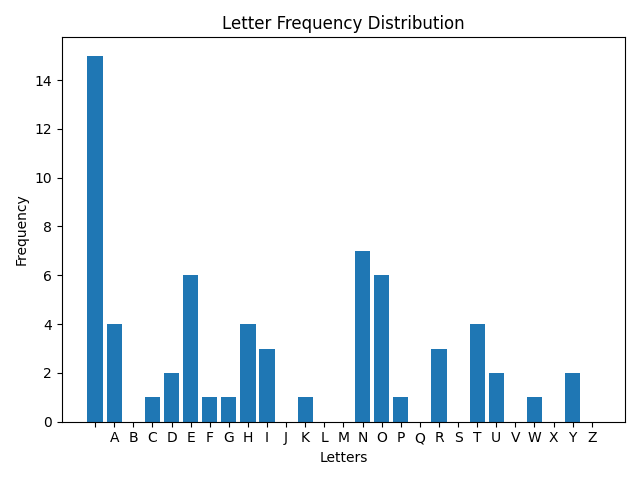

Reproduce this figure in Python.
import matplotlib.pyplot as plt
# These are the letters we are interested in for frequency analysis
# Including white space
# white space is the most frequent letter in the english alphabet!!!!!
LETTERS = ' ABCDEFGHIJKLMNOPQRSTUVWXYZ'
# THE  method to do frequency nalysis : we just count the couccurence
# Function to perform frequency analysis
def frequency_analysis(text):
    text = text.upper() 
    # dictionary (o with 0 frequency)
     # analyse text
     # # Convert all text to uppercase
    letter_frequencies = {}  # Initialize the frequency dictionary

    # Set frequency of all letters to 0
    for letter in LETTERS:
        letter_frequencies[letter] = 0

    # Now, count each letter in the input text
    for letter in text:
        if letter in LETTERS:
            letter_frequencies[letter] += 1

    return letter_frequencies

# Function to plot the frequency distribution
def plot_distribution(frequencies):
    plt.bar(frequencies.keys(), frequencies.values())
    plt.title("Letter Frequency Distribution")
    plt.xlabel("Letters")
    plt.ylabel("Frequency")
    plt.tight_layout()
    plt.show()

# Main block
if __name__ == '__main__':
    plain_text = 'When you reach the end of your rope, tie a knot in it and hang on.'
    freq = frequency_analysis(plain_text)
    plot_distribution(freq)
